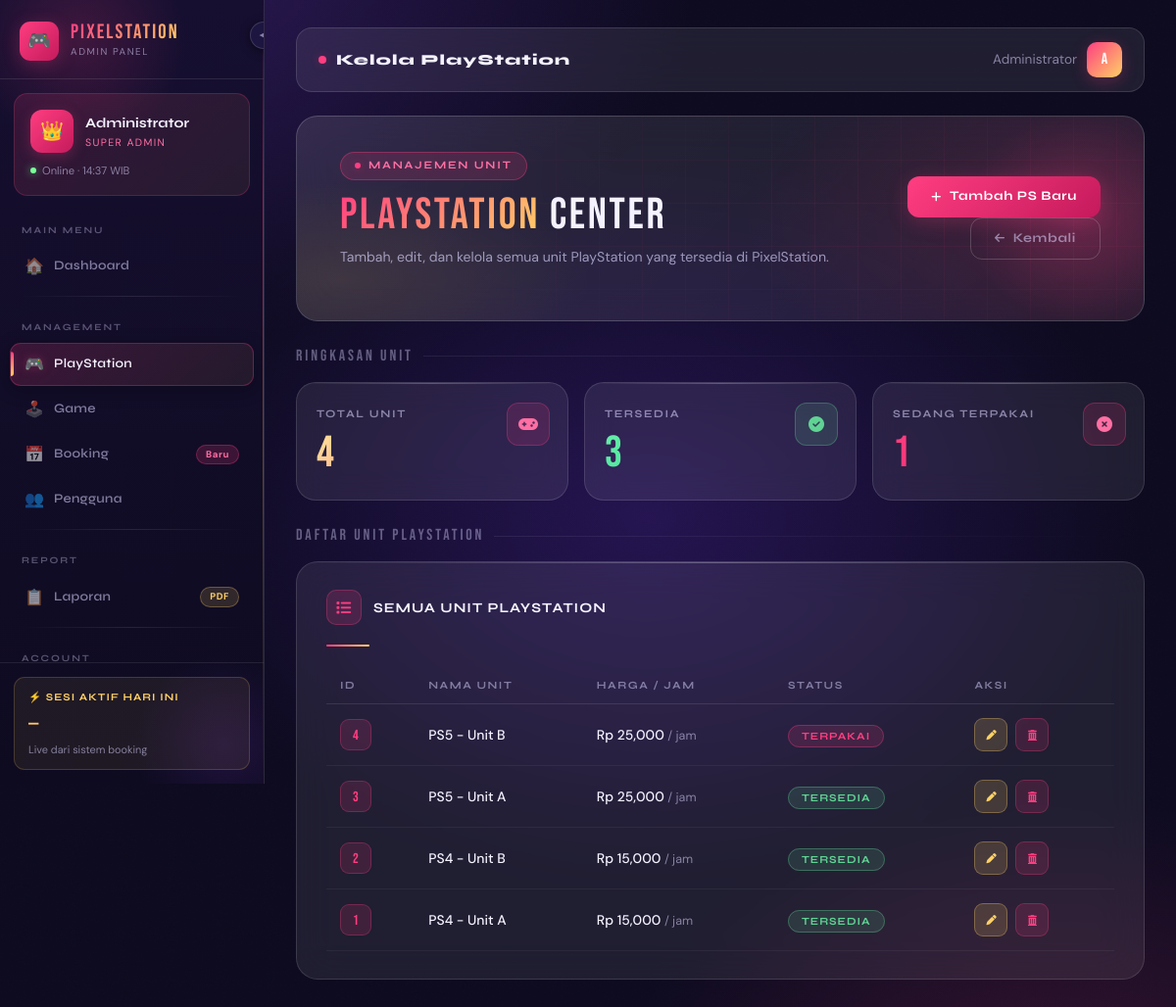
Page /admin/ps.php (signed in) on the committed database.
### tables this page shows
CREATE TABLE `playstations` (
  `id` int(11) NOT NULL,
  `nama_ps` varchar(100) NOT NULL,
  `harga_per_jam` int(11) NOT NULL,
  `status` enum('tersedia','terpakai') DEFAULT 'tersedia',
  `created_at` timestamp NOT NULL DEFAULT current_timestamp()
);

### admin/ps.php (the view, shortened to what this page needs)
<?php
include "../config/koneksi.php";
$data       = mysqli_query($conn, "SELECT * FROM playstations ORDER BY id DESC");
$total_ps   = mysqli_fetch_assoc(mysqli_query($conn, "SELECT COUNT(*) as total FROM playstations"));
$tersedia   = mysqli_fetch_assoc(mysqli_query($conn, "SELECT COUNT(*) as total FROM playstations WHERE status='tersedia'"));
$terpakai   = mysqli_fetch_assoc(mysqli_query($conn, "SELECT COUNT(*) as total FROM playstations WHERE status='terpakai'"));
?>
<!DOCTYPE html>
<html lang="id">
<head>
    <link href="https://cdn.jsdelivr.net/npm/bootstrap@5.3.3/dist/css/bootstrap.min.css" rel="stylesheet">
    <link rel="stylesheet" href="https://cdnjs.cloudflare.com/ajax/libs/font-awesome/6.5.0/css/all.min.css">
</head>
<body>
<?php include 'partials/sidebar.php'; ?>
<div class="main-wrapper">
    <div class="topbar mb-4">
        <div class="topbar-title">
            <span class="dot-live"></span>
            Kelola PlayStation
        </div>
        <div class="topbar-user">
            <span><?= htmlspecialchars($_SESSION['nama']); ?></span>
            <div class="topbar-avatar"><?= strtoupper(substr($_SESSION['nama'], 0, 1)); ?></div>
        </div>
    </div>
    <div class="page-header mb-4">
        <div class="page-grid"></div>
        <div class="page-orb"></div>
        <div class="row align-items-center gy-3">
            <div class="col-lg-8" style="position:relative;z-index:1;">
                <div class="page-label">
                    <span class="dot-live" style="width:6px;height:6px;"></span>
                    Manajemen Unit
                </div>
                <div class="page-h">
                    <span>PlayStation</span> Center
                </div>
                <p class="page-sub">Tambah, edit, dan kelola semua unit PlayStation yang tersedia di PixelStation.</p>
            </div>
            <div class="col-lg-4 text-lg-end page-header-actions">
                <button class="btn-px" data-bs-toggle="modal" data-bs-target="#modalTambah">
                    <i class="fas fa-plus fa-sm"></i> Tambah PS Baru
                </button>
                <a href="dashboard-admin.php" class="btn-px-outline ms-2">
                    <i class="fas fa-arrow-left fa-sm"></i> Kembali
                </a>
            </div>
        </div>
    </div>
    <div class="section-title">Ringkasan Unit</div>
    <div class="row g-3 mb-4">
        <div class="col-md-4">
            <div class="stat-card">
                <div class="stat-icon"><i class="fas fa-gamepad"></i></div>
                <div class="stat-label">Total Unit</div>
                <div class="stat-num"><?= $total_ps['total']; ?></div>
            </div>
        </div>
        <div class="col-md-4">
            <div class="stat-card success">
                <div class="stat-icon"><i class="fas fa-circle-check"></i></div>
                <div class="stat-label">Tersedia</div>
                <div class="stat-num"><?= $tersedia['total']; ?></div>
            </div>
        </div>
        <div class="col-md-4">
            <div class="stat-card danger">
                <div class="stat-icon"><i class="fas fa-circle-xmark"></i></div>
                <div class="stat-label">Sedang Terpakai</div>
                <div class="stat-num"><?= $terpakai['total']; ?></div>
            </div>
        </div>
    </div>
    <div class="section-title">Daftar Unit PlayStation</div>
    <div class="glass-card">
        <div class="card-heading">
            <div class="ch-icon"><i class="fas fa-list"></i></div>
            Semua Unit PlayStation
        </div>
        <div class="divider-line"></div>
        <?php
        mysqli_data_seek($data, 0);
        $count = mysqli_num_rows($data);
        ?>
        <?php if ($count === 0): ?>
        <div class="empty-state">
            <div class="empty-icon"><i class="fas fa-gamepad"></i></div>
            <div class="empty-title">Belum Ada Unit PlayStation</div>
            <p class="empty-sub">Klik "Tambah PS Baru" untuk menambahkan unit pertama.</p>
        </div>
        <?php else: ?>
        <div class="table-responsive">
            <table class="px-table">
                <thead>
                    <tr>
                        <th>ID</th>
                        <th>Nama Unit</th>
                        <th>Harga / Jam</th>
                        <th>Status</th>
                        <th>Aksi</th>
                    </tr>
                </thead>
                <tbody>
                <?php while ($row = mysqli_fetch_assoc($data)): ?>
                <tr>
                    <td><span class="ps-id-tag"><?= $row['id']; ?></span></td>
                    <td><strong><?= htmlspecialchars($row['nama_ps']); ?></strong></td>
                    <td><strong>Rp <?= number_format($row['harga_per_jam']); ?> <span style="font-weight:400;color:var(--muted);font-size:.78rem;">/ jam</span></strong></td>
                    <td>
                        <?php
                        $badgeClass = $row['status'] === 'tersedia' ? 'badge-tersedia' : 'badge-terpakai';
                        $statusLabel = ucfirst($row['status']);
                        ?>
                        <span class="badge-px <?= $badgeClass; ?>"><?= $statusLabel; ?></span>
                    </td>
                    <td>
                        <div class="d-flex gap-2">
                            <button class="btn-icon btn-edit"
                                title="Edit"
                                onclick="openEdit(
                                    <?= $row['id']; ?>,
                                    '<?= htmlspecialchars($row['nama_ps'], ENT_QUOTES); ?>',
                                    <?= $row['harga_per_jam']; ?>,
                                    '<?= $row['status']; ?>'
                                )">
                            </button>
                            <a href="ps.php?hapus=<?= $row['id']; ?>"
                                class="btn-icon btn-delete"
                                title="Hapus"
                                onclick="return confirm('Yakin ingin menghapus unit ini?')">
                            </a>
                        </div>
                    </td>
                </tr>
                <?php endwhile; ?>
                </tbody>
            </table>
        </div>
        <?php endif; ?>
    </div>
</div>
</body>
</html>

### admin/partials/sidebar.php (style rules this page uses)
:root { --pink: #FF3E80; --pink-soft: #FF6FA3; --pink-glow: rgba(255,62,128,0.25); --yellow: #FFD166; --yellow-glow: rgba(255,209,102,0.2); --dark: #0E0B20; --dark2: #130F28; --dark3: #1C1640; --card-bg: rgba(255,255,255,0.08); --glass: rgba(255,255,255,0.10); --border: rgba(255,255,255,0.12); --text: #F5F2FF; --muted: rgba(220,215,255,0.55); --sidebar-w: 270px; --sidebar-w-collapsed: 72px; }

### rows in the picture
playstations: id "4", nama_ps "PS5 - Unit B", harga_per_jam "25,000", status "TERPAKAI"
playstations: id "3", nama_ps "PS5 - Unit A", harga_per_jam "25,000", status "TERSEDIA"
playstations: id "2", nama_ps "PS4 - Unit B", harga_per_jam "15,000", status "TERSEDIA"
playstations: id "1", nama_ps "PS4 - Unit A", harga_per_jam "15,000", status "TERSEDIA"

### other values in the picture
$_SESSION['nama'] "Administrator"
substr($_SESSION['nama'], 0, 1) "A"
$total_ps['total'] "4"
$tersedia['total'] "3"
$terpakai['total'] "1"
